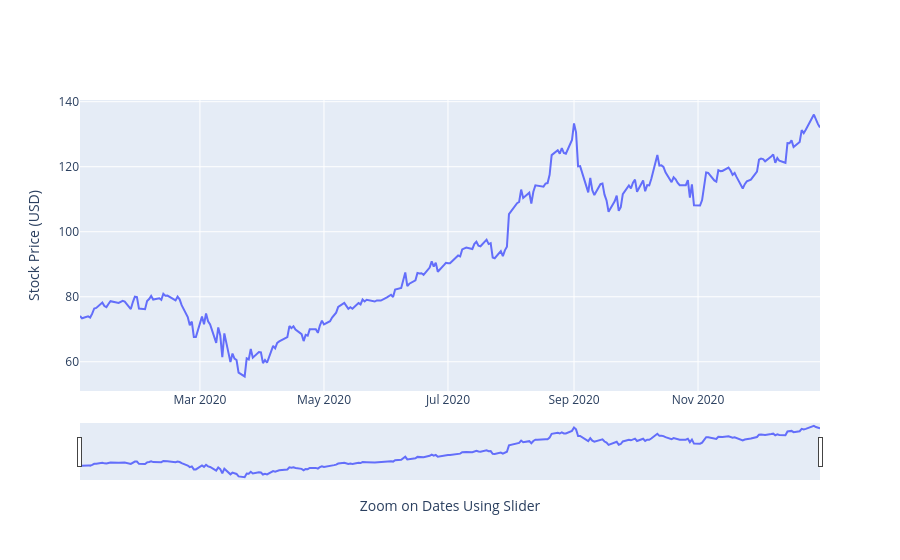

Notebook code cell kept with this figure:
### Markdown cell above
## Add Details to Plot

### Code cell
import pandas as pd

aapl_df = pd.read_csv('AAPL.csv')
x = aapl_df['Date']
y = aapl_df['Adj Close']
aapl_df
fig = go.Figure()
fig.add_trace(go.Scatter(x=x, y=y))
fig.update_xaxes(
    rangeslider_visible=True, title='Zoom on Dates Using Slider')
fig.update_yaxes(title="Stock Price (USD)")

### Figure 1 — Plotly figure (JSON) as saved in the notebook; plotly's stock layout.template omitted (floating-point values rounded to 4 significant figures; data arrays with more than 128 entries replaced by an {"elided": "..."} marker saying what was removed)
{"data": [{"type": "scatter", "x": {"elided": "253 str values"}, "y": {"elided": "253 float values"}}], "layout": {"xaxis": {"rangeslider": {"visible": true}, "title": {"text": "Zoom on Dates Using Slider"}}, "yaxis": {"title": {"text": "Stock Price (USD)"}}}}
